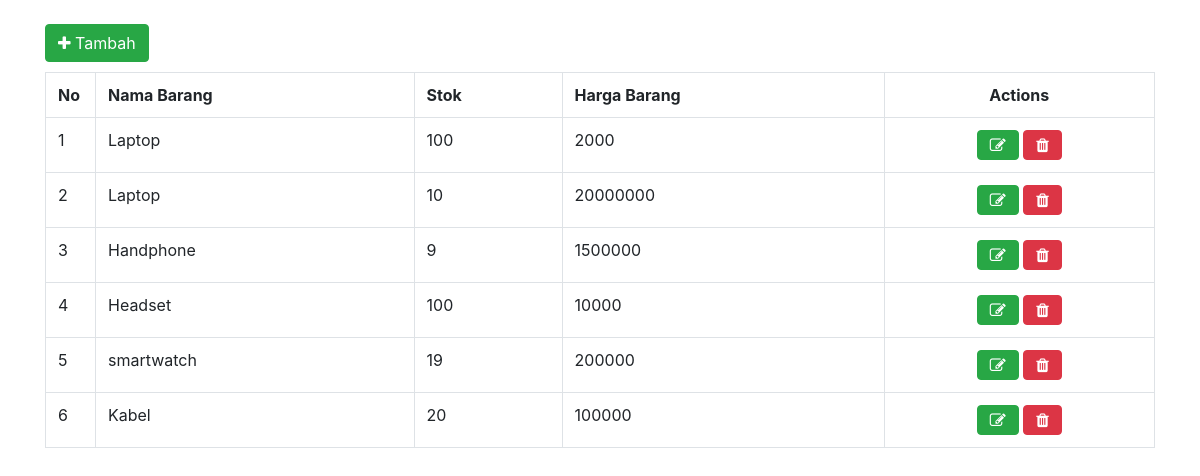
The page / on the database its author committed.
### tables this page shows
CREATE TABLE `barang` (
  `id_brg` int(11) NOT NULL,
  `nm_brg` varchar(50) NOT NULL,
  `stok` int(11) NOT NULL,
  `harga` int(11) NOT NULL
);

### index.php (the view, shortened to what this page needs)
<?php
  require_once('koneksi.php');
?>
<html>
	<head>
		<link rel="stylesheet" href="https://maxcdn.bootstrapcdn.com/bootstrap/4.0.0/css/bootstrap.min.css">
		<link rel="stylesheet" href="https://stackpath.bootstrapcdn.com/font-awesome/4.7.0/css/font-awesome.min.css">
	</head>
	<body>
		<div class="container">
			<div class="row">
				 <div class="col-lg-12">
				 <br/>
				 <a href="tambah.php" class="btn btn-success btn-md"><span class="fa fa-plus"></span> Tambah</a>
				 <table class="table table-hover table-bordered" style="margin-top: 10px">
					<tr class="success">
						<th width="50px">No</th>
						<th>Nama Barang</th>
						<th>Stok</th>
						<th>Harga Barang</th>
						<th style="text-align: center;">Actions</th>
					</tr>
					 <?php
						$sql = "SELECT * FROM barang";
						$row = $koneksi->prepare($sql);
						$row->execute();
						$hasil = $row->fetchAll();
						$a =1;
						foreach($hasil as $isi){
					 ?>
					<tr>
						<td><?php echo $a ?></td>
						<td><?php echo $isi['nm_brg']?></td>
						<td><?php echo $isi['stok'];?></td>
						<td><?php echo $isi['harga'];?></td>
						<td style="text-align: center;">
							<a href="edit.php?id=<?php echo $isi['id_brg'];?>" class="btn btn-success btn-md">
							<span class="fa fa-edit"></span></a>
							<a onclick="return confirm('Apakah yakin data akan di hapus?')" href="hapus.php?id=<?php echo $isi['id_brg'];?>"
							class="btn btn-danger btn-md"><span class="fa fa-trash"></span></a>
						</td>
					</tr>
					<?php
						$a++;
						}
					?>
				 </table>
			  </div>
			</div>
		</div>
	</body>
</html>

### rows shown on the page
barang: nm_brg "Laptop", stok "100", harga "2000"
barang: nm_brg "Laptop", stok "10", harga "20000000"
barang: nm_brg "Handphone", stok "9", harga "1500000"
barang: nm_brg "Headset", stok "100", harga "10000"
barang: nm_brg "smartwatch", stok "19", harga "200000"
barang: nm_brg "Kabel", stok "20", harga "100000"
